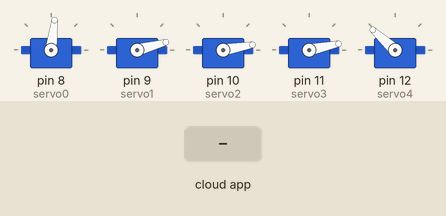
This sketch was run on a simulated Arduino Uno, built with avr-gcc and run on an emulated ATmega328P. Shown: 5 × servo. The inputs (shaded band) are chosen by the test bench. The ROS host is connected and sends only what is stated.

Above: at 2.3 s.
2.4 s: the phone or cloud app sets Close to 1
At 3.4 s:
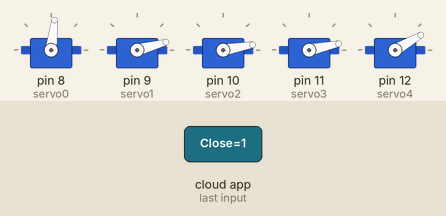
3.9 s: the phone or cloud app sets Open to 1
At 4.5 s:
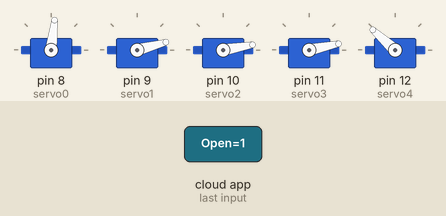
Timing chart, 0 to 6.9 s (numbered marks = the images above; inputs shaded):
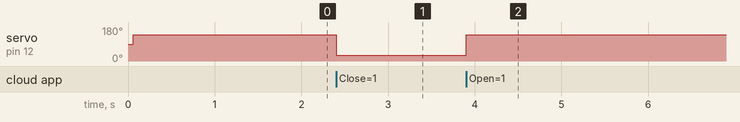

The sketch:

control_brazo.ino
```cpp
#include <Servo.h>
#include <math.h>
#include <ros.h>

#include <geometry_msgs/Point.h>
#include <std_msgs/Int16.h>
#include <std_msgs/Empty.h>
#include <std_msgs/Bool.h>

geometry_msgs::Point Angulos;
std_msgs::Bool libre;
ros::Publisher pub_Angulo("Angulos", &Angulos);
ros::NodeHandle  na;

//Parametros propios del robot
const float L0=70; // longeur entre le sol et l'axe du servo bras
const float L1=110; // longeur entre l'axe du servo bras et du servo coude
const float L2=110; // longeur entre du servo coude et l'axe du servo outil
const float L3=105; // longeur entre l'axe du servo outil et la pointe de l'outil

int a0;
int a1=10;
int a2=125;
int a3=133;

boolean Ouvert;

Servo servo0;  //Hitec HS 311
Servo servo1;  //Hitec HS 311
Servo servo2;  //Hitec HS 311
Servo servo3;  //MiniServo
Servo servo4;

float angleservo0;
float angleservo1;
float angleservo2;
float angleservo3;
int anglePince=-90;
int Speed=50;
int x, y, z;


void Moves_cb( const geometry_msgs::Point& cmd_msg){
    Moves(cmd_msg.x,cmd_msg.y,cmd_msg.z);
}

void Open_cb( const std_msgs::Bool& Open_msg){
   if(Open_msg.data==true){
    Open();
   }
}

void Close_cb( const std_msgs::Bool& Close_msg){
   if(Close_msg.data==true){
    Close();
   }
}

void Speed_cb( const std_msgs::Int16& cmd_msg){
  Speed=cmd_msg.data;
}


ros::Subscriber<geometry_msgs::Point> sub2("Moves", Moves_cb);
ros::Subscriber<std_msgs::Int16> sub("Speed", Speed_cb);
ros::Subscriber<std_msgs::Bool> sub3("Open", Open_cb);
ros::Subscriber<std_msgs::Bool> sub4("Close", Close_cb);


void setup(){
  //Serial.begin(115200);
  libre.data=false;
  na.initNode();
  na.advertise(pub_Angulo);
  na.subscribe(sub);
  na.subscribe(sub2);
  na.subscribe(sub3);
  na.subscribe(sub4);

  servo0.attach(8);
  servo1.attach(9);
  servo2.attach(10);
  servo3.attach(11);
  servo4.attach(12);

 Init();
 delay(1000);


}


void loop(){ //bucle infinita
pub_Angulo.publish(&Angulos);
na.spinOnce();
delay(1);

}

///////////////////////////////////////////////////////////////////////////////////////////////
/////////////////////// Funcion de paso angulo a impulsion/////////////////////////////////////
///////////////////////////////////////////////////////////////////////////////////////////////
int AngToPulsHS311(float valeur_Ang) {
        float impuls=0;
        impuls=9.397*valeur_Ang+554.4;
        return impuls;
}

int AngToPulsHS645(float valeur_Ang) {
        float impuls=0;
        impuls=10.32*valeur_Ang+551.5;
        return impuls;
}

int AngToPulsHbKing(float valeur_Ang) {
        float impuls=0;
        impuls=10.44*valeur_Ang+455.9;
        return impuls;
}


///////////////////////////////////////////////////////////////////////////////////////////////
/////////////////////// Funcion de paso impulsion a angulo/////////////////////////////////////
///////////////////////////////////////////////////////////////////////////////////////////////
float PulsToAngHS311(float valeur_Puls) {
        float Angle=0;
        Angle=0.106*valeur_Puls-58.94;
        return Angle;
}


//////////ouverture fermerure pince/////

boolean Open(){
  servo4.writeMicroseconds(AngToPulsHS311(150));
  //Ouvert=true;
}


boolean Close(){
  servo4.writeMicroseconds(AngToPulsHS311(32));
  //Ouvert=false;
}


////////////////////////////////////////////////////////////////////////////////////////////////
//////////////////////   Programme calcule des angles //////////////////////////////////////////
////////////////////////////////////////////////////////////////////////////////////////////////
float Calculate(float Px, float Py, float Pz){

//boolean first=true;
//anglePince=-60;
int last_anglePince=-120;
float ra;
ra=sqrt(sq(Px)+sq(Py));

float angle0=-180,angle1=-180,angle2=-180,angle3=-180;

 angle0=180/PI*atan2(Px,Py);
 angle1=(180/PI*atan2(Pz-L3*sin(PI/180*anglePince),ra-L3*cos(PI/180*anglePince))+180/PI*acos((pow(ra-L3*cos(PI/180*anglePince),2)+pow(Pz-L3*sin(PI/180*anglePince),2)+pow(L1,2)-pow(L2,2))/(2*L1*sqrt(pow(ra-L3*cos(PI/180*anglePince),2)+pow(Pz-L3*sin(PI/180*anglePince),2)))));
 angle2=(180/PI*atan2(Pz-L3*sin(PI/180*anglePince)-L1*sin(PI/180*angle1),ra-L3*cos(PI/180*anglePince)-L1*cos(PI/180*angle1))-angle1);
 angle3=(anglePince-angle2-angle1);

//angle1<-a1||angle1>180-a1||
//last_anglePince<90&&
while (isnan(angle2)||angle1<-a1||angle1>190-a1){
 last_anglePince++;
 angle1=(180/PI*atan2(Pz-L3*sin(PI/180*last_anglePince),ra-L3*cos(PI/180*last_anglePince))+180/PI*acos((pow(ra-L3*cos(PI/180*last_anglePince),2)+pow(Pz-L3*sin(PI/180*last_anglePince),2)+pow(L1,2)-pow(L2,2))/(2*L1*sqrt(pow(ra-L3*cos(PI/180*last_anglePince),2)+pow(Pz-L3*sin(PI/180*last_anglePince),2)))));
 angle2=(180/PI*atan2(Pz-L3*sin(PI/180*last_anglePince)-L1*sin(PI/180*angle1),ra-L3*cos(PI/180*last_anglePince)-L1*cos(PI/180*angle1))-angle1);
 angle3=(last_anglePince-angle2-angle1);
 //anglePince=last_anglePince;
 }

x=Px;
y=Py;
z=Pz;


angleservo0=angle0;
angleservo1=angle1;
angleservo2=angle2;
angleservo3=angle3;

Angulos.x=angleservo1;
Angulos.y=angleservo2;
Angulos.z=angleservo3;

return angleservo0,angleservo1,angleservo2,angleservo3;

delay(50);
}


////////////////////////////////////////////////////////////////////////////////////////////////
//////////////////////Programme position initiale nono//////////////////////////////////////////
////////////////////////////////////////////////////////////////////////////////////////////////

int Pose(float Px, float Py, float Pz){
Calculate(Px,Py,Pz);

Angulaire(angleservo0,angleservo1,angleservo2,angleservo3);

delay(50);
}


///////////////////////////////////////////////////////////////////////////////////////////////
/////////////////////// Funcion de initializacion /////////////////////////////////////////////
///////////////////////////////////////////////////////////////////////////////////////////////
int Init (){
Pose(1,0,10);
Open();
delay(100);
}

/////////////////////////////fin du programme d'initialization///////////////////////////////////


/////////////////////////////////////////////////////////////////////////////////////////////////
///////////////////Programme Move déplacement angulaire des servo////////////////////////////////
/////////////////////////////////////////////////////////////////////////////////////////////////


int Move(float Px, float Py, float Pz){// valeur de speed entre 10 et 100
int b0,b1,b2,b3;
b0=angleservo0;
b1=angleservo1;
b2=angleservo2;
b3=angleservo3;

Calculate(Px,Py,Pz);

int n=(110-Speed)/5;

 for (int i=1;i<=n;i++){
    Angulaire(((angleservo0-b0)*i+b0*n)/n,((angleservo1-b1)*i+b1*n)/n,((angleservo2-b2)*i+b2*n)/n,((angleservo3-b3)*i+b3*n)/n);

  delay(50);
  }

}
///////////////////////////Fin de la fonction Move//////////////////////////////////////////////


////////////////////////////////////////////////////////////////////////////////////////////////
//////////////////////Fonction deplacement rectiligne MOVES////////////////////////////////////
////////////////////////////////////////////////////////////////////////////////////////////////
float Moves (float Px, float Py, float Pz){

int xa,ya,za;
xa=x;
ya=y;
za=z;

int n=(110-Speed)/5;

  for (int i=1;i<=n;i++){
    Pose(((Px-xa)*i+n*xa)/n,((Py-ya)*i+n*ya)/n,((Pz-za)*i+n*za)/n);


  delay(50);
  }

}


//////////////////////////////fin de la fonction Moves///////////////////////////////////

/////////////////////////////////////////////////////////////////////////////////////////////////
///////////////////Programme de mise en position angulaire des servo/////////////////////////////
/////////////////////////////////////////////////////////////////////////////////////////////////
int Angulaire(int t0,int t1, int t2,int t3){


  servo1.writeMicroseconds(AngToPulsHbKing(180-(t1+a1)));
  servo2.writeMicroseconds(AngToPulsHS645(t2+a2));
  servo3.writeMicroseconds(AngToPulsHS311(t3+a3));
  servo0.writeMicroseconds(AngToPulsHS311(t0));
  delay(10);
}
//////////////////////////////fin de la fonction Angulaire///////////////////////////////////
```

Measured:
- after the input at 2.4 s, servo on pin 12 (servo4): 138° → 30° at once
- after the input at 3.9 s, servo on pin 12 (servo4): 30° → 138° at once
